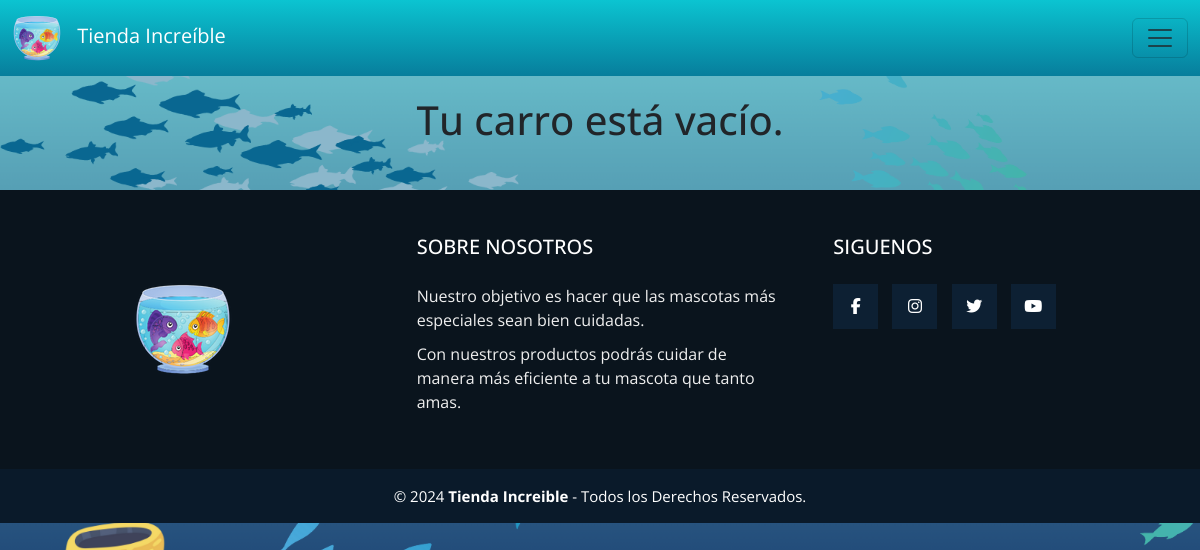
The app's page /tienda/compra, older data.
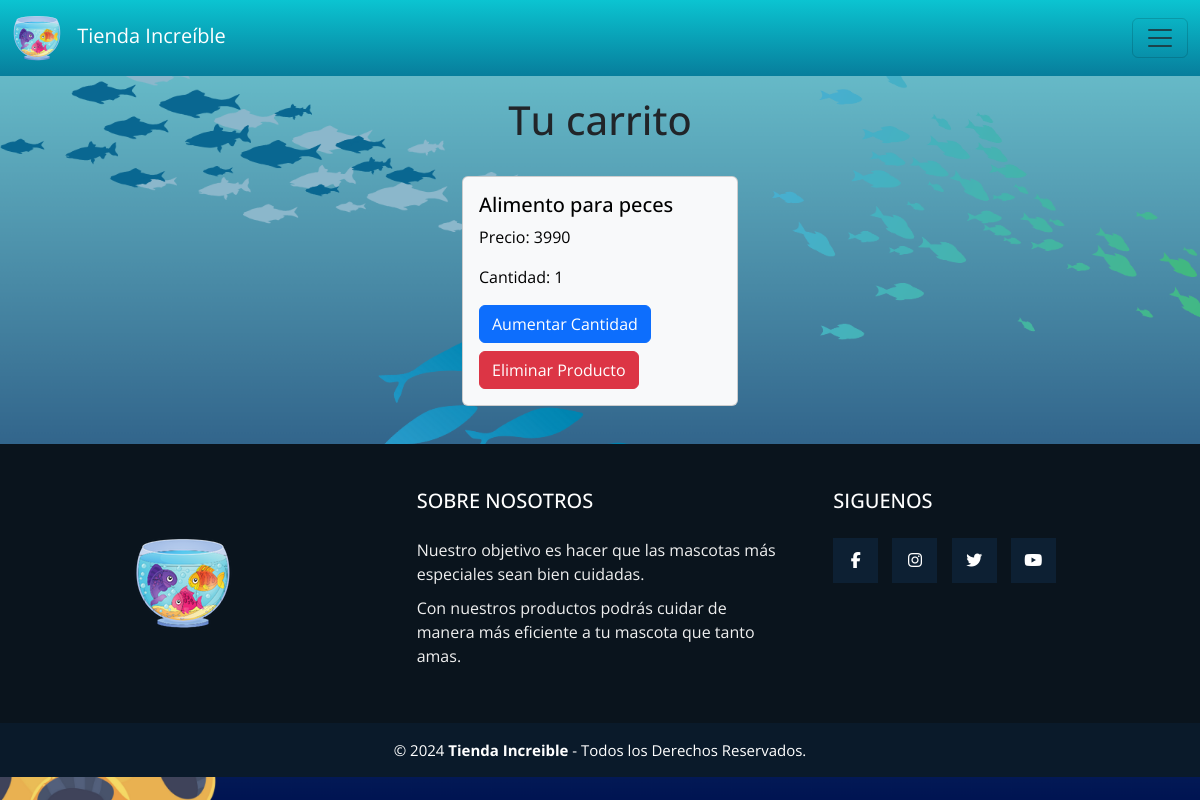
The same page, newer data.
### tienda/models.py (models this page shows)
class Carro(models.Model):
    nombre = models.CharField(max_length=100)
    precio = models.IntegerField()
    cantidad = models.IntegerField()

### tienda/views.py (the view)
# urls.py: path('compra', views.compra,name='compra'),
def compra(request):
    carro = Carro.objects.all()
    productos = Producto.objects.all()
    context={"productos": productos,
             "carro" : carro}
    return render(request,'tienda/compra.html',context)

### tienda/templates/tienda/compra.html (shortened to what this page needs)
{% load static %}
<!doctype html>
<html lang="en">
  <head>
    <link rel="stylesheet" href="{% static 'css/style.css' %}">
    <link href="https://cdn.jsdelivr.net/npm/bootstrap@5.3.3/dist/css/bootstrap.min.css" rel="stylesheet">
  </head>
  <body style="background-image: url('/static/img/bg.png'); background-repeat: no-repeat; background-size: cover; background-attachment: fixed; font-family: 'Trebuchet MS', 'Lucida Sans Unicode', 'Lucida Grande', 'Lucida Sans', Arial, sans-serif;">
    <nav class="navbar fixed-top" style="background-image: linear-gradient(to bottom, #0bc4d1, #077e9c);">
      <div class="container-fluid">
          <a class="navbar-brand" href="{% url 'index' %}" style="color: white;">
              <img src="{% static 'img/logo.png' %}" alt="" style="width: 50px; margin-right: 10px;">
              Tienda Increíble
          </a>
          <button class="navbar-toggler" type="button" data-bs-toggle="collapse" data-bs-target="#navbarNav" aria-controls="navbarNav" aria-expanded="false" aria-label="Toggle navigation">
              <span class="navbar-toggler-icon" style="color: white;"></span>
          </button>
      </div>
  </nav>
  <div class="container-fluid mt-5 pt-5">
    <div class="row g-4 justify-content-center">
        {% if carro %}
        <div class="col-12 text-center">
            <h1>Tu carrito</h1>
        </div>
            {% for x in carro %}
                <div class="col-12 col-md-6 col-lg-3">
                    <div class="card text-bg-light h-100">
                        <div class="card-body">
                            <h5 class="card-title">{{ x.nombre }}</h5>
                            <p class="card-text">Precio: {{ x.precio }}</p>
                            <p class="card-text">Cantidad: {{ x.cantidad }}</p>
                            <form method="post" action="{% url 'agregar_al_carro' %}">
                                <button type="submit" class="btn btn-primary">Aumentar Cantidad</button>
                            </form>
                            <form method="post" action="{% url 'eliminar_del_carro' x.nombre %}">
                                <button type="submit" class="btn btn-danger mt-2">Eliminar Producto</button>
                            </form>
                        </div>
                    </div>
                </div>
            {% endfor %}
        {% else %}
            <div class="col-12 text-center">
                <h1>Tu carro está vacío.</h1>
            </div>
        {% endif %}
    </div>
</div>
  <footer class="pie-pagina">
    <div class="grupo-1">
        <div class="box">
            <figure>
                <a href="#">
                    <img src="{% static 'img/logo.png' %}" alt="Logo de Tienda Increible" style="width: auto;">
                </a>
            </figure>
        </div>
        <div class="box">
            <h2>SOBRE NOSOTROS</h2>
            <p>Nuestro objetivo es hacer que las mascotas más especiales sean bien cuidadas.</p>
            <p>Con nuestros productos podrás cuidar de manera más eficiente a tu mascota que tanto amas.</p>
        </div>
        <div class="box">
            <h2>SIGUENOS</h2>
            <div class="red-social">
                <a href="#" class="fa fa-facebook"></a>
                <a href="#" class="fa fa-instagram"></a>
                <a href="#" class="fa fa-twitter"></a>
                <a href="#" class="fa fa-youtube"></a>
            </div>
        </div>
    </div>
    <div class="grupo-2">
        <small>&copy; 2024 <b>Tienda Increible</b> - Todos los Derechos Reservados.</small>
    </div>
</footer>
  </body>
</html>

### tienda/static/css/style.css (style rules this page uses)
* { margin: 0; padding: 0; box-sizing: border-box; font-family: 'Open Sans', sans-serif; }
.pie-pagina { width: 100%; background-color: #0a141d; margin-top: 1cm; }
.pie-pagina .grupo-1 { width: 100%; max-width: 1200px; margin: auto; display:grid; grid-template-columns: repeat(3, 1fr); grid-gap:50px; padding: 45px 0px; }
.pie-pagina .grupo-1 .box figure { width: 100%; height: 100%; display: flex; justify-content: center; align-items: center; }
.pie-pagina .grupo-1 .box figure img { width: 250px; }
.pie-pagina .grupo-1 .box h2 { color: #fff; margin-bottom: 25px; font-size: 20px; }
.pie-pagina .grupo-1 .box p { color: #efefef; margin-bottom: 10px; }
.pie-pagina .grupo-1 .red-social a { display: inline-block; text-decoration: none; width: 45px; height: 45px; line-height: 45px; color: #fff; margin-right: 10px; background-color: #0d2033; text-align: center; transition: all 300ms ease; }
.pie-pagina .grupo-2 { background-color: #0a1a2a; padding: 15px 10px; text-align: center; color: #fff; }
.pie-pagina .grupo-2 small { font-size: 15px; }

Row changes from the older to the newer data that the page shows:
added Carro: nombre "Alimento para peces", precio "3990", cantidad "1"
Text that changed along with them:
text no longer shown: "Tu carro está vacío."
text now shown: "Tu carrito"
